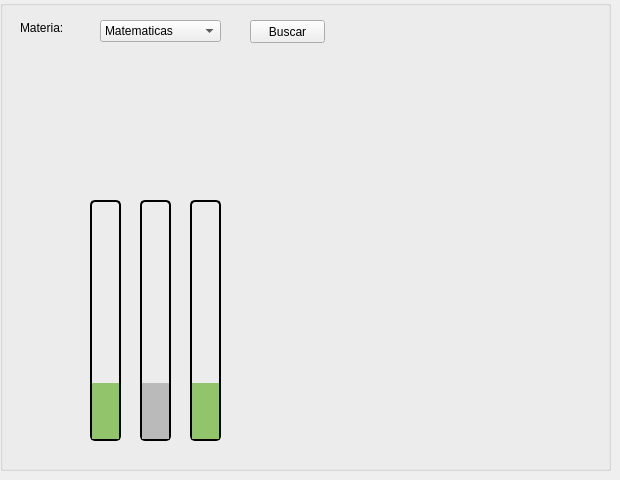
       <widget class="QWidget" name="Graficas_2">
        <widget class="QGroupBox" name="groupBox_5">
         <property name="geometry">
          <rect>
           <x>0</x>
           <y>0</y>
           <width>611</width>
           <height>471</height>
          </rect>
         </property>
         <property name="title">
          <string/>
         </property>
         <widget class="QComboBox" name="comboBox">
          <property name="geometry">
           <rect>
            <x>100</x>
            <y>20</y>
            <width>121</width>
            <height>22</height>
           </rect>
          </property>
          <item>
           <property name="text">
            <string>Matematicas</string>
           </property>
          </item>
          <item>
           <property name="text">
            <string>Algebra Superior</string>
           </property>
          </item>
          <item>
           <property name="text">
            <string>Metodologia de la programacion</string>
           </property>
          </item>
         </widget>
         <widget class="QLabel" name="label_5">
          <property name="geometry">
           <rect>
            <x>20</x>
            <y>20</y>
            <width>71</width>
            <height>16</height>
           </rect>
          </property>
          <property name="styleSheet">
           <string notr="true">font: 75 14pt &quot;Arial&quot;;</string>
          </property>
          <property name="text">
           <string>Materia:</string>
          </property>
         </widget>
         <widget class="QPushButton" name="buscar">
          <property name="geometry">
           <rect>
            <x>250</x>
            <y>20</y>
            <width>75</width>
            <height>23</height>
           </rect>
          </property>
          <property name="text">
           <string>Buscar</string>
          </property>
         </widget>
         <widget class="QLabel" name="label_6">
          <property name="geometry">
           <rect>
            <x>20</x>
            <y>190</y>
            <width>281</width>
            <height>261</height>
           </rect>
          </property>
          <property name="styleSheet">
           <string notr="true">border-image: url(:/Imagenes/Profesor/grafica.png);</string>
          </property>
          <property name="text">
           <string/>
          </property>
         </widget>
         <widget class="QProgressBar" name="progressBar">
          <property name="geometry">
           <rect>
            <x>90</x>
            <y>200</y>
            <width>31</width>
            <height>241</height>
           </rect>
          </property>
          <property name="styleSheet">
           <string notr="true">QProgressBar{
	border: 2px solid black;
	border-radius: 5px;
	background-color: transparent;

}

QProgressBar::chunk {
	background-color: rgb(145, 196, 107);
}</string>
          </property>
          <property name="value">
           <number>24</number>
          </property>
          <property name="orientation">
           <enum>Qt::Vertical</enum>
          </property>
          <property name="format">
           <string/>
          </property>
         </widget>
         <widget class="QProgressBar" name="progressBar_2">
          <property name="geometry">
           <rect>
            <x>140</x>
            <y>200</y>
            <width>31</width>
            <height>241</height>
           </rect>
          </property>
          <property name="styleSheet">
           <string notr="true">QProgressBar{
	border: 2px solid black;
	border-radius: 5px;
	background-color: transparent;

}

QProgressBar::chunk {
	background-color: rgb(186, 186, 186)
}</string>
          </property>
          <property name="value">
           <number>24</number>
          </property>
          <property name="orientation">
           <enum>Qt::Vertical</enum>
          </property>
          <property name="format">
           <string/>
          </property>
         </widget>
         <widget class="QProgressBar" name="progressBar_3">
          <property name="geometry">
           <rect>
            <x>190</x>
            <y>200</y>
            <width>31</width>
            <height>241</height>
           </rect>
          </property>
          <property name="styleSheet">
           <string notr="true">QProgressBar{
	border: 2px solid black;
	border-radius: 5px;
	background-color: transparent;

}

QProgressBar::chunk {
	background-color: rgb(145, 196, 107);
}</string>
          </property>
          <property name="value">
           <number>24</number>
          </property>
          <property name="orientation">
           <enum>Qt::Vertical</enum>
          </property>
          <property name="format">
           <string/>
          </property>
         </widget>
        </widget>
       </widget>
